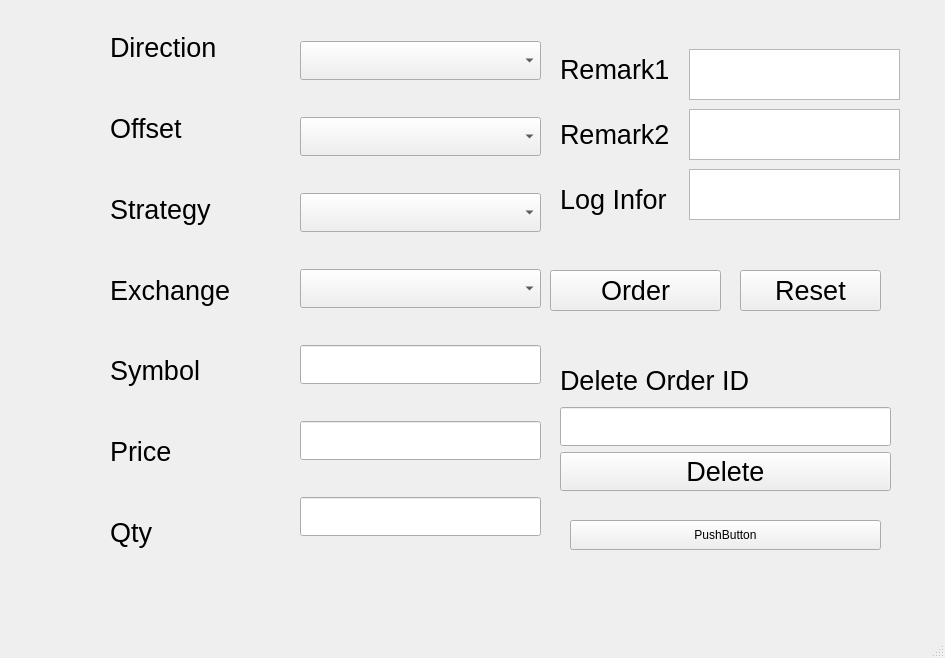
<?xml version="1.0" encoding="UTF-8"?>
<ui version="4.0">
 <class>OrderForm</class>
 <widget class="QMainWindow" name="OrderForm">
  <property name="geometry">
   <rect>
    <x>0</x>
    <y>0</y>
    <width>945</width>
    <height>658</height>
   </rect>
  </property>
  <property name="windowTitle">
   <string>OrderForm</string>
  </property>
  <widget class="QWidget" name="centralwidget">
   <widget class="QPushButton" name="pb_order">
    <property name="geometry">
     <rect>
      <x>550</x>
      <y>270</y>
      <width>171</width>
      <height>41</height>
     </rect>
    </property>
    <property name="font">
     <font>
      <pointsize>20</pointsize>
     </font>
    </property>
    <property name="text">
     <string>Order</string>
    </property>
   </widget>
   <widget class="QTextEdit" name="te_rmk1">
    <property name="geometry">
     <rect>
      <x>689</x>
      <y>49</y>
      <width>211</width>
      <height>51</height>
     </rect>
    </property>
    <property name="font">
     <font>
      <pointsize>20</pointsize>
     </font>
    </property>
   </widget>
   <widget class="QPushButton" name="pb_reset">
    <property name="geometry">
     <rect>
      <x>740</x>
      <y>270</y>
      <width>141</width>
      <height>41</height>
     </rect>
    </property>
    <property name="font">
     <font>
      <pointsize>20</pointsize>
     </font>
    </property>
    <property name="text">
     <string>Reset</string>
    </property>
   </widget>
   <widget class="QWidget" name="layoutWidget">
    <property name="geometry">
     <rect>
      <x>110</x>
      <y>10</y>
      <width>181</width>
      <height>560</height>
     </rect>
    </property>
    <property name="font">
     <font>
      <pointsize>20</pointsize>
     </font>
    </property>
    <layout class="QHBoxLayout" name="horizontalLayout">
     <item>
      <layout class="QVBoxLayout" name="verticalLayout_2">
       <item>
        <widget class="QLabel" name="label_dir">
         <property name="font">
          <font>
           <pointsize>20</pointsize>
          </font>
         </property>
         <property name="text">
          <string>Direction</string>
         </property>
        </widget>
       </item>
       <item>
        <widget class="QLabel" name="label_offset">
         <property name="font">
          <font>
           <pointsize>20</pointsize>
          </font>
         </property>
         <property name="text">
          <string>Offset</string>
         </property>
        </widget>
       </item>
       <item>
        <widget class="QLabel" name="label_strg">
         <property name="font">
          <font>
           <pointsize>20</pointsize>
          </font>
         </property>
         <property name="text">
          <string>Strategy</string>
         </property>
        </widget>
       </item>
       <item>
        <widget class="QLabel" name="label_exch">
         <property name="font">
          <font>
           <pointsize>20</pointsize>
          </font>
         </property>
         <property name="text">
          <string>Exchange</string>
         </property>
        </widget>
       </item>
       <item>
        <widget class="QLabel" name="label_symbol">
         <property name="font">
          <font>
           <pointsize>20</pointsize>
          </font>
         </property>
         <property name="text">
          <string>Symbol</string>
         </property>
        </widget>
       </item>
       <item>
        <widget class="QLabel" name="label_price">
         <property name="font">
          <font>
           <pointsize>20</pointsize>
          </font>
         </property>
         <property name="text">
          <string>Price</string>
         </property>
        </widget>
       </item>
       <item>
        <widget class="QLabel" name="label_qty">
         <property name="font">
          <font>
           <pointsize>20</pointsize>
          </font>
         </property>
         <property name="text">
          <string>Qty</string>
         </property>
        </widget>
       </item>
      </layout>
     </item>
    </layout>
   </widget>
   <widget class="QTextEdit" name="te_rmk2">
    <property name="geometry">
     <rect>
      <x>689</x>
      <y>109</y>
      <width>211</width>
      <height>51</height>
     </rect>
    </property>
    <property name="font">
     <font>
      <pointsize>20</pointsize>
     </font>
    </property>
   </widget>
   <widget class="QTextEdit" name="te_log">
    <property name="geometry">
     <rect>
      <x>689</x>
      <y>169</y>
      <width>211</width>
      <height>51</height>
     </rect>
    </property>
    <property name="font">
     <font>
      <pointsize>20</pointsize>
     </font>
    </property>
   </widget>
   <widget class="QWidget" name="layoutWidget">
    <property name="geometry">
     <rect>
      <x>549</x>
      <y>49</y>
      <width>131</width>
      <height>191</height>
     </rect>
    </property>
    <property name="font">
     <font>
      <pointsize>20</pointsize>
     </font>
    </property>
    <layout class="QVBoxLayout" name="verticalLayout_3"/>
   </widget>
   <widget class="QLabel" name="label_rmk2">
    <property name="geometry">
     <rect>
      <x>560</x>
      <y>105</y>
      <width>112</width>
      <height>59</height>
     </rect>
    </property>
    <property name="font">
     <font>
      <pointsize>20</pointsize>
     </font>
    </property>
    <property name="text">
     <string>Remark2</string>
    </property>
   </widget>
   <widget class="QLabel" name="label_log">
    <property name="geometry">
     <rect>
      <x>560</x>
      <y>170</y>
      <width>112</width>
      <height>59</height>
     </rect>
    </property>
    <property name="font">
     <font>
      <pointsize>20</pointsize>
     </font>
    </property>
    <property name="text">
     <string>Log Infor</string>
    </property>
   </widget>
   <widget class="QLabel" name="label_rmk1">
    <property name="geometry">
     <rect>
      <x>560</x>
      <y>40</y>
      <width>112</width>
      <height>59</height>
     </rect>
    </property>
    <property name="font">
     <font>
      <pointsize>20</pointsize>
     </font>
    </property>
    <property name="text">
     <string>Remark1</string>
    </property>
   </widget>
   <widget class="QWidget" name="layoutWidget">
    <property name="geometry">
     <rect>
      <x>300</x>
      <y>10</y>
      <width>241</width>
      <height>558</height>
     </rect>
    </property>
    <property name="font">
     <font>
      <pointsize>20</pointsize>
     </font>
    </property>
    <layout class="QVBoxLayout" name="verticalLayout">
     <item>
      <widget class="QComboBox" name="cb_Dir">
       <property name="font">
        <font>
         <pointsize>20</pointsize>
        </font>
       </property>
      </widget>
     </item>
     <item>
      <widget class="QComboBox" name="cb_offset">
       <property name="font">
        <font>
         <pointsize>20</pointsize>
        </font>
       </property>
      </widget>
     </item>
     <item>
      <widget class="QComboBox" name="cb_strg">
       <property name="font">
        <font>
         <pointsize>20</pointsize>
        </font>
       </property>
      </widget>
     </item>
     <item>
      <widget class="QComboBox" name="cb_exch">
       <property name="font">
        <font>
         <pointsize>20</pointsize>
        </font>
       </property>
      </widget>
     </item>
     <item>
      <widget class="QLineEdit" name="le_symbol">
       <property name="font">
        <font>
         <pointsize>20</pointsize>
        </font>
       </property>
      </widget>
     </item>
     <item>
      <widget class="QLineEdit" name="le_price">
       <property name="font">
        <font>
         <pointsize>20</pointsize>
        </font>
       </property>
      </widget>
     </item>
     <item>
      <widget class="QLineEdit" name="le_qty">
       <property name="font">
        <font>
         <pointsize>20</pointsize>
        </font>
       </property>
      </widget>
     </item>
    </layout>
   </widget>
   <widget class="QWidget" name="gridLayoutWidget">
    <property name="geometry">
     <rect>
      <x>560</x>
      <y>360</y>
      <width>331</width>
      <height>131</height>
     </rect>
    </property>
    <layout class="QGridLayout" name="gridLayout">
     <item row="2" column="0">
      <widget class="QLineEdit" name="le_del">
       <property name="font">
        <font>
         <pointsize>20</pointsize>
        </font>
       </property>
      </widget>
     </item>
     <item row="1" column="0">
      <widget class="QLabel" name="label_del">
       <property name="font">
        <font>
         <pointsize>20</pointsize>
        </font>
       </property>
       <property name="text">
        <string>Delete Order ID</string>
       </property>
      </widget>
     </item>
     <item row="3" column="0">
      <widget class="QPushButton" name="pb_del">
       <property name="font">
        <font>
         <pointsize>20</pointsize>
        </font>
       </property>
       <property name="text">
        <string>Delete</string>
       </property>
      </widget>
     </item>
    </layout>
   </widget>
   <widget class="QPushButton" name="pushButton">
    <property name="geometry">
     <rect>
      <x>570</x>
      <y>520</y>
      <width>311</width>
      <height>30</height>
     </rect>
    </property>
    <property name="text">
     <string>PushButton</string>
    </property>
   </widget>
  </widget>
  <widget class="QMenuBar" name="menubar">
   <property name="geometry">
    <rect>
     <x>0</x>
     <y>0</y>
     <width>945</width>
     <height>27</height>
    </rect>
   </property>
  </widget>
  <widget class="QStatusBar" name="statusbar"/>
 </widget>
 <resources/>
 <connections/>
</ui>
